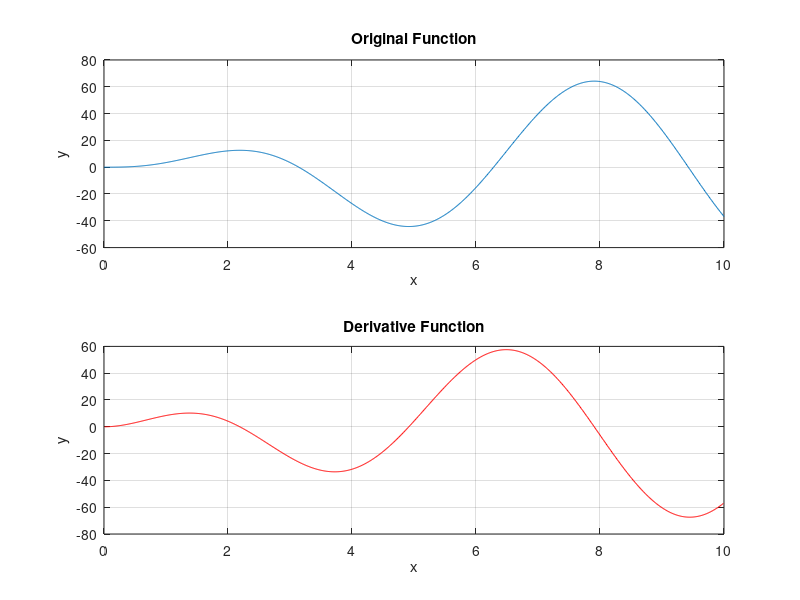

This chart was generated by the following MATLAB code:
% Derivative of a Function
% Set up an x-array from 0 to 10 with an increment of 0.01
x = 0:0.01:10;
y = 5*x.^2.*exp(-0.2*x).*sin(x);
% Find the central difference estimate of the derivative
n = length(x);
der = (y(3:n)-y(1:n-2))./(x(3:n)-x(1:n-2));
% Plot the original function
subplot(2,1,1)
plot(x,y)
grid on
xlabel("x")
ylabel("y")
title('Original Function')
subplot(2,1,2)
plot(x(2:n-1),der,Color='r')
grid on
title('Derivative Function')
xlabel("x")
ylabel("y")